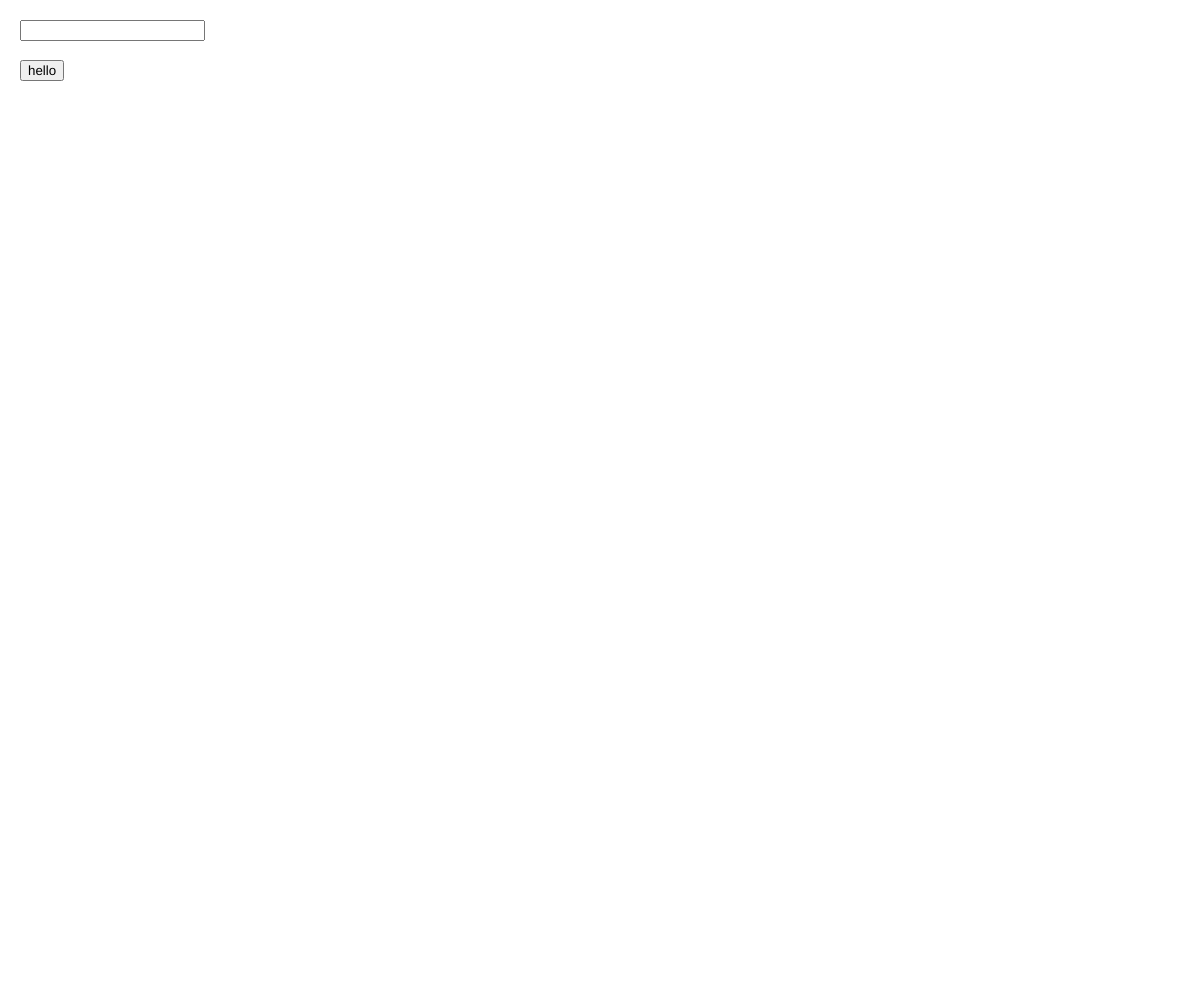
Frame 1 (no input)
Frame 60 (no input): identical to frame 1, image omitted
Frame 120 (the mouse pressed at the canvas centre since frame 60): identical to frame 1, image omitted

The p5.js sketch that drew this single still picture (run headless with seeded random() and noise() and a simulated clock; from frame 60 on, the mouse is pressed at the canvas centre):

// p5.js sketch
// ── sketch.js
let button; //ボタン
let input; //テキスト入力欄

function setup() {
    createCanvas(windowWidth, windowHeight);
    background(255);
    button = createButton('hello');
    button.position(20, 60); //ボタンの位置
    button.mousePressed(hello); //マウスを押したときに動作を行う
    input = createInput();
    input.position(20,20);
}

function draw() {
}

function hello() {
    let name = input.value(); //inputに入力した文字列を取り出す
    print('hello ' + name + '!'); //コンソールに出力
}
